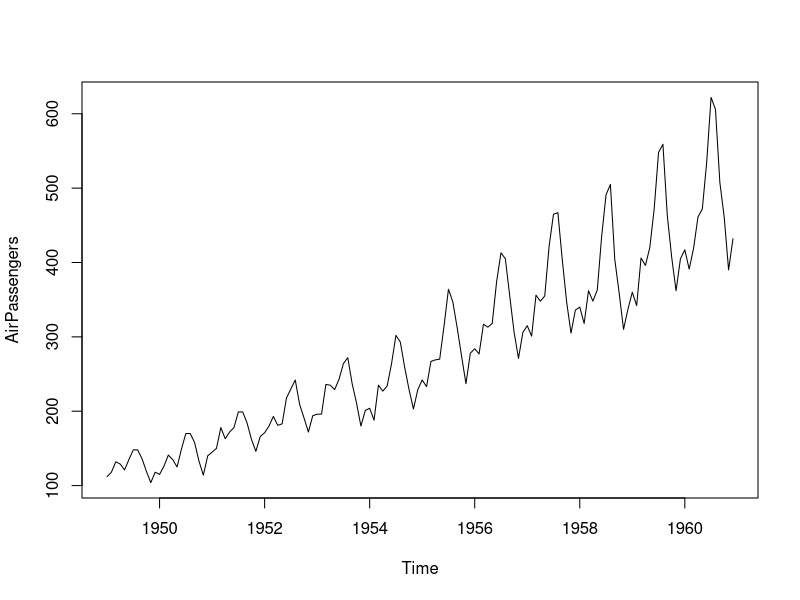
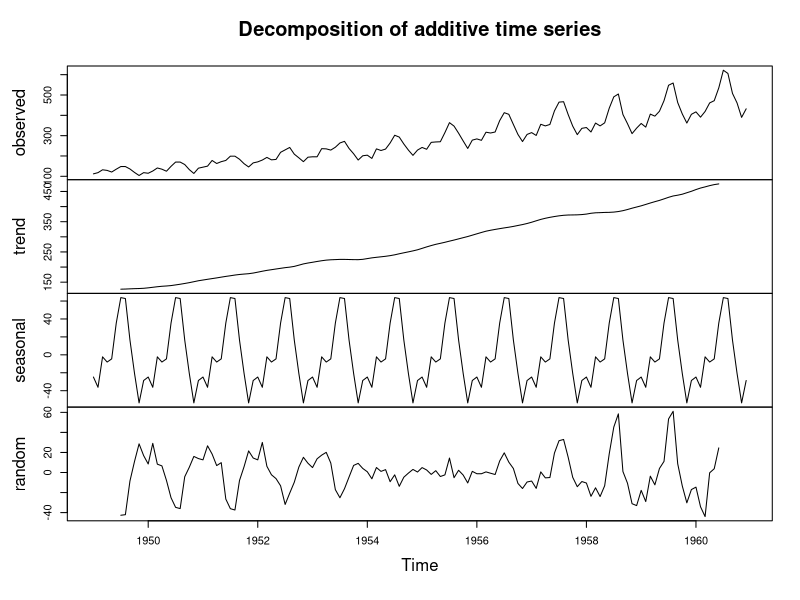
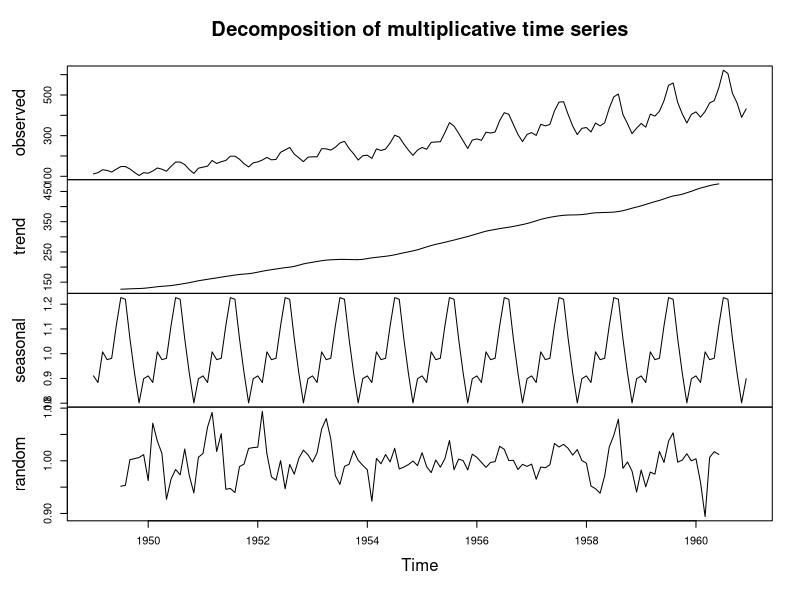
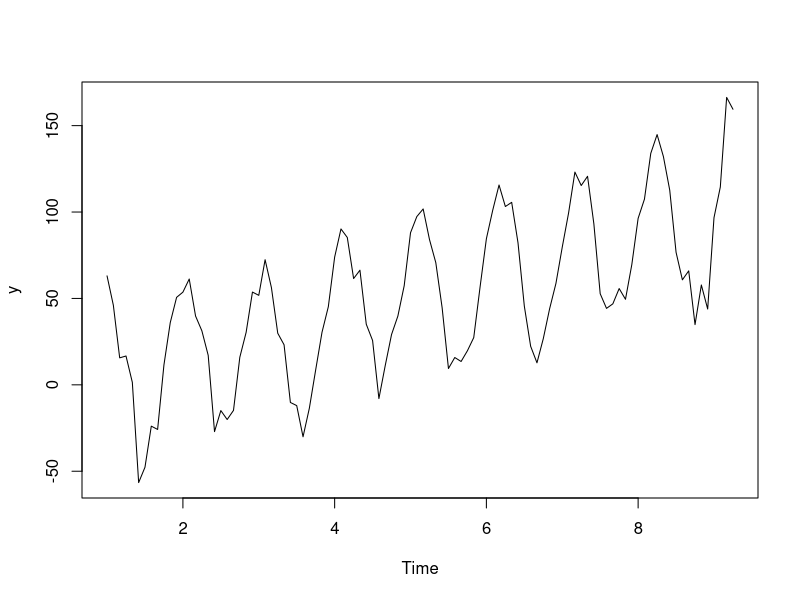
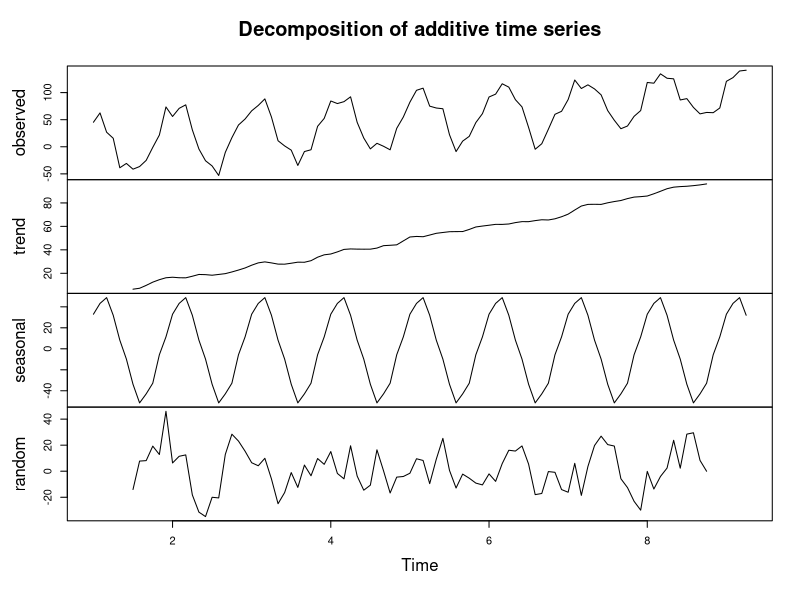

Generate these figures, in order, with R:
## ---- chunk 1
knitr::opts_chunk$set(echo = FALSE, warning = FALSE, message = FALSE)
## ---- chunk 2
data("AirPassengers")
plot(AirPassengers)
## ---- chunk 3
ourDecomposition <- decompose(AirPassengers, type="additive")
plot(ourDecomposition)
## ---- chunk 4
ourDecomposition <- decompose(AirPassengers, type="multiplicative")
plot(ourDecomposition)
## ---- chunk 5
y <- ts(c(1:100) + 50*cos(seq(0,16*pi,length.out=100)) + rnorm(100,0,10),frequency=12)
plot(y)
## ---- chunk 6
y <- ts(c(1:100) + 50*cos(seq(0,16*pi,length.out=100)) + rnorm(100,0,10),frequency=12)
ourDecomposition <- decompose(y, type="additive")
plot(ourDecomposition)
